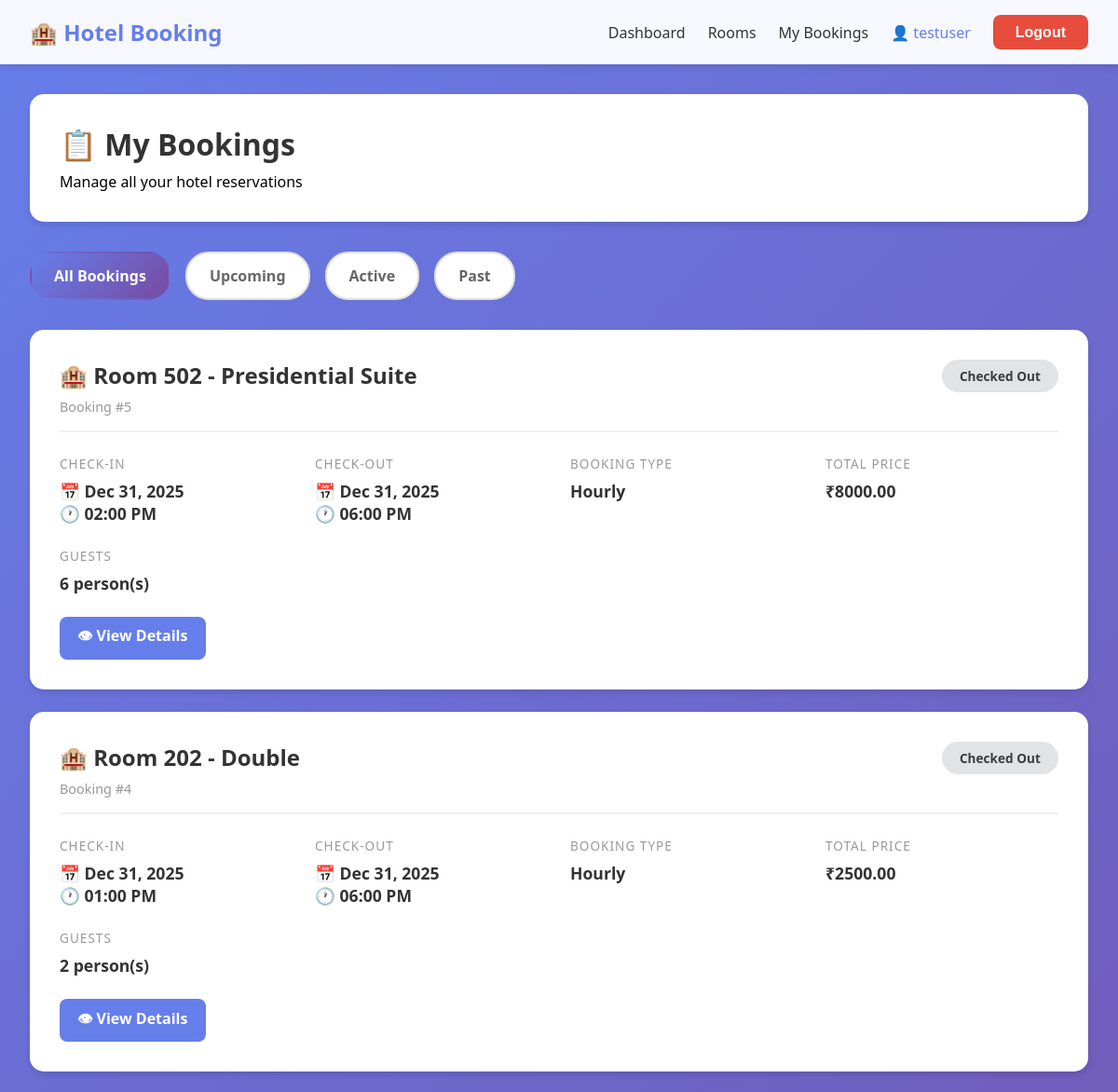
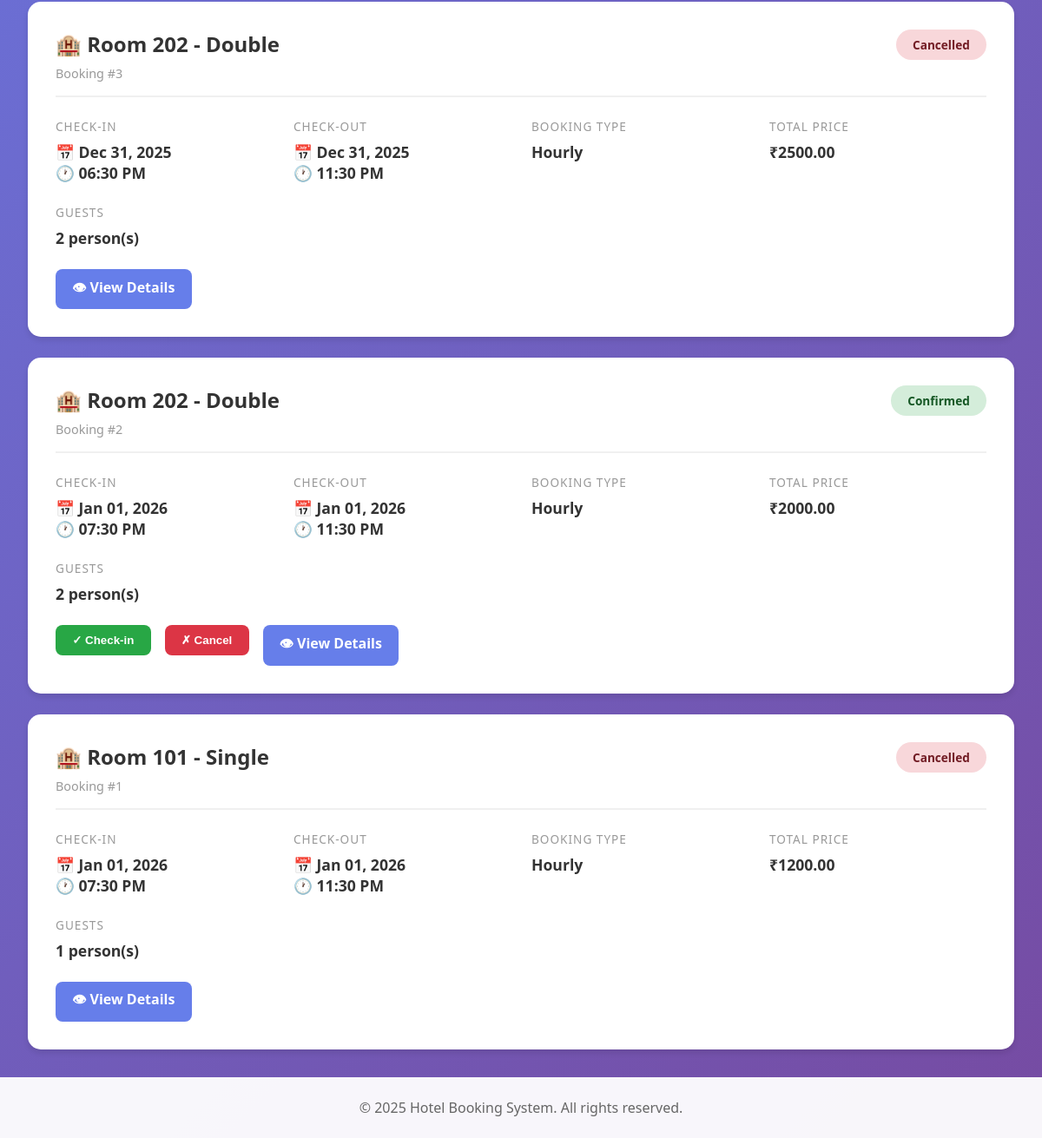
Page /my-bookings/ (signed in) on the committed database (2 pictures, top to bottom).
### bookings/models.py (models this page shows, shortened)
class Booking(models.Model):
    BOOKING_TYPES = [
        ('hourly', 'Hourly'),
        ('daily', 'Daily'),
    ]
    STATUS_CHOICES = [
        ('pending', 'Pending'),
        ('confirmed', 'Confirmed'),
        ('checked_in', 'Checked In'),
        ('checked_out', 'Checked Out'),
        ('cancelled', 'Cancelled'),
        ('expired', 'Expired'),
    ]
    user = models.ForeignKey(
        User,
        on_delete=models.CASCADE,
        related_name='bookings',
        db_index=True
    )
    room = models.ForeignKey(
        Room,
        on_delete=models.PROTECT,
        related_name='bookings',
        db_index=True
    )
    booking_type = models.CharField(
        max_length=10,
        choices=BOOKING_TYPES,
        db_index=True
    )
    start_time = models.DateTimeField(db_index=True)
    end_time = models.DateTimeField(db_index=True)
    guest_name = models.CharField(max_length=100)
    guest_email = models.EmailField()
    guest_phone = models.CharField(max_length=20)
    number_of_guests = models.PositiveIntegerField(
        validators=[MinValueValidator(1)]
    )
    status = models.CharField(
        max_length=20,
        choices=STATUS_CHOICES,
        default='pending',
        db_index=True
    )
    total_price = models.DecimalField(
        max_digits=10,
        decimal_places=2,
        validators=[MinValueValidator(Decimal('0.01'))]
    )
    actual_checkin_time = models.DateTimeField(null=True, blank=True)
    actual_checkout_time = models.DateTimeField(null=True, blank=True)
    cancelled_at = models.DateTimeField(null=True, blank=True)
    cancellation_reason = models.TextField(blank=True, null=True)
    special_requests = models.TextField(blank=True, null=True)
    notes = models.TextField(blank=True, null=True)
    created_at = models.DateTimeField(auto_now_add=True)
    updated_at = models.DateTimeField(auto_now=True)
    class Meta:
        ordering = ['-created_at']
        indexes = [
            models.Index(fields=['user', 'status']),
            models.Index(fields=['room', 'start_time', 'end_time']),
            models.Index(fields=['status', 'start_time']),
            models.Index(fields=['-created_at']),
        ]
        constraints = [
            models.CheckConstraint(
                condition=models.Q(end_time__gt=models.F('start_time')),
                name='end_time_after_start_time'
            ),
        ]

### rooms/models.py (models this page shows, shortened)
class Room(models.Model):
    ROOM_TYPES = [
        ('single', 'Single'),
        ('double', 'Double'),
        ('suite', 'Suite'),
        ('deluxe', 'Deluxe'),
        ('presidential', 'Presidential Suite'),
    ]
    STATUS_CHOICES = [
        ('available', 'Available'),
        ('maintenance', 'Under Maintenance'),
        ('inactive', 'Inactive'),
    ]
    room_number = models.CharField(
        max_length=10,
        unique=True,
        db_index=True,
        help_text="Unique room identifier"
    )
    room_type = models.CharField(
        max_length=20,
        choices=ROOM_TYPES,
        db_index=True
    )
    capacity = models.PositiveIntegerField(
        validators=[MinValueValidator(1)],
        help_text="Maximum number of guests"
    )
    hourly_rate = models.DecimalField(
        max_digits=10,
        decimal_places=2,
        validators=[MinValueValidator(Decimal('0.01'))],
        help_text="Rate per hour"
    )
    daily_rate = models.DecimalField(
        max_digits=10,
        decimal_places=2,
        validators=[MinValueValidator(Decimal('0.01'))],
        help_text="Rate per day (24 hours)"
    )
    floor = models.PositiveIntegerField(
        null=True,
        blank=True,
        help_text="Floor number"
    )
    amenities = models.JSONField(
        default=list,
        blank=True,
        help_text="List of amenities (WiFi, TV, AC, etc.)"
    )
    description = models.TextField(blank=True, null=True)
    status = models.CharField(
        max_length=20,
        choices=STATUS_CHOICES,
        default='available',
        db_index=True
    )
    image_url = models.URLField(blank=True, null=True)
    created_at = models.DateTimeField(auto_now_add=True)
    updated_at = models.DateTimeField(auto_now=True)
    class Meta:
        ordering = ['room_number']
        indexes = [
            models.Index(fields=['room_type', 'status']),
            models.Index(fields=['status', 'room_number']),
        ]

### bookings/frontend_views.py (the view)
# urls.py: path('my-bookings/', frontend_views.my_bookings_view, name='my_bookings'),
@login_required
def my_bookings_view(request):
    bookings = Booking.objects.filter(user=request.user).select_related('room')
    filter_type = request.GET.get('filter', 'all')
    now = timezone.now()
    if filter_type == 'upcoming':
        bookings = bookings.filter(
            status__in=['pending', 'confirmed'],
            start_time__gt=now
        )
    elif filter_type == 'active':
        bookings = bookings.filter(
            status__in=['confirmed', 'checked_in'],
            start_time__lte=now,
            end_time__gte=now
        )
    elif filter_type == 'past':
        bookings = bookings.filter(
            Q(status__in=['checked_out', 'cancelled', 'expired']) |
            Q(end_time__lt=now)
        )
    bookings = bookings.order_by('-created_at')
    context = {
        'bookings': bookings,
        'filter': filter_type
    }
    return render(request, 'my_bookings.html', context)

### templates/my_bookings.html (shortened to what this page needs)
{% extends 'base.html' %}
{% block content %}
<div class="page-header">
    <h1>📋 My Bookings</h1>
    <p>Manage all your hotel reservations</p>
</div>
<div class="filter-tabs">
    <a href="?filter=all" class="filter-tab {% if not filter or filter == 'all' %}active{% endif %}">
        All Bookings
    </a>
    <a href="?filter=upcoming" class="filter-tab {% if filter == 'upcoming' %}active{% endif %}">
        Upcoming
    </a>
    <a href="?filter=active" class="filter-tab {% if filter == 'active' %}active{% endif %}">
        Active
    </a>
    <a href="?filter=past" class="filter-tab {% if filter == 'past' %}active{% endif %}">
        Past
    </a>
</div>
{% if bookings %}
<div class="bookings-list">
    {% for booking in bookings %}
    <div class="booking-card">
        <div class="booking-header">
            <div>
                <div class="booking-title">
                    🏨 Room {{ booking.room.room_number }} - {{ booking.room.get_room_type_display }}
                </div>
                <div class="booking-id">Booking #{{ booking.id }}</div>
            </div>
            <span class="booking-status status-{{ booking.status }}">
                {{ booking.get_status_display }}
            </span>
        </div>
        <div class="booking-details">
            <div class="detail-group">
                <span class="detail-label">Check-in</span>
                <span class="detail-value">
                    📅 {{ booking.start_time|date:"M d, Y" }}<br>
                    🕐 {{ booking.start_time|time:"h:i A" }}
                </span>
            </div>
            <div class="detail-group">
                <span class="detail-label">Check-out</span>
                <span class="detail-value">
                    📅 {{ booking.end_time|date:"M d, Y" }}<br>
                    🕐 {{ booking.end_time|time:"h:i A" }}
                </span>
            </div>
            <div class="detail-group">
                <span class="detail-label">Booking Type</span>
                <span class="detail-value">{{ booking.get_booking_type_display }}</span>
            </div>
            <div class="detail-group">
                <span class="detail-label">Total Price</span>
                <span class="detail-value">₹{{ booking.total_price }}</span>
            </div>
            <div class="detail-group">
                <span class="detail-label">Guests</span>
                <span class="detail-value">{{ booking.number_of_guests }} person(s)</span>
            </div>
        </div>
        <div class="booking-actions">
            {% if booking.status == 'confirmed' %}
                <form method="POST" action="{% url 'checkin_booking' booking.id %}" style="display: inline;">
                    <button type="submit" class="btn-action btn-checkin">✓ Check-in</button>
                </form>
            {% endif %}
            {% if booking.status in 'pending,confirmed' %}
                <form method="POST" action="{% url 'cancel_booking' booking.id %}" style="display: inline;">
                    <button type="submit" class="btn-action btn-cancel"
                            onclick="return confirm('Are you sure you want to cancel this booking?')">
                        ✗ Cancel
                    </button>
                </form>
            {% endif %}
            <a href="{% url 'booking_detail' booking.id %}" class="btn-action btn-view">
                👁 View Details
            </a>
        </div>
    </div>
    {% endfor %}
</div>
{% endif %}
{% endblock %}

### templates/base.html (shortened to what this page needs)
<!DOCTYPE html>
<html lang="en">
<head>
</head>
<body>
    <nav class="navbar">
        <a href="{% url 'home' %}" class="navbar-brand">🏨 Hotel Booking</a>
        <div class="navbar-menu">
            {% if user.is_authenticated %}
                <a href="{% url 'dashboard' %}">Dashboard</a>
                <a href="{% url 'rooms' %}">Rooms</a>
                <a href="{% url 'my_bookings' %}">My Bookings</a>
                <span style="color: #667eea;">👤 {{ user.username }}</span>
                <form method="POST" action="{% url 'logout' %}" style="display: inline;">
                    <button type="submit" class="btn btn-danger">Logout</button>
                </form>
            {% else %}
                <a href="{% url 'login' %}" class="btn btn-secondary">Login</a>
                <a href="{% url 'register' %}" class="btn btn-primary">Register</a>
            {% endif %}
        </div>
    </nav>
    <div class="container">
        {% block content %}{% endblock %}
    </div>
    <footer>
        <p>&copy; 2025 Hotel Booking System. All rights reserved.</p>
    </footer>
</body>
</html>

### templates/base.html (style rules this page uses)
* { margin: 0; padding: 0; box-sizing: border-box; }
body { font-family: 'Segoe UI', Tahoma, Geneva, Verdana, sans-serif; background: linear-gradient(135deg, #667eea 0%, #764ba2 100%); min-height: 100vh; display: flex; flex-direction: column; }
.navbar { background: rgba(255, 255, 255, 0.95); padding: 1rem 2rem; box-shadow: 0 2px 10px rgba(0,0,0,0.1); display: flex; justify-content: space-between; align-items: center; }
.navbar-brand { font-size: 1.5rem; font-weight: bold; color: #667eea; text-decoration: none; }
.navbar-menu { display: flex; gap: 1.5rem; align-items: center; }
.navbar-menu a { color: #333; text-decoration: none; font-weight: 500; transition: color 0.3s; }
.btn { padding: 0.6rem 1.5rem; border: none; border-radius: 8px; cursor: pointer; font-size: 1rem; font-weight: 600; transition: all 0.3s; text-decoration: none; display: inline-block; }
.btn-danger { background: #e74c3c; color: white; }
.container { flex: 1; max-width: 1200px; margin: 0 auto; padding: 2rem; width: 100%; }
footer { background: rgba(255, 255, 255, 0.95); padding: 1.5rem; text-align: center; color: #666; margin-top: auto; }

### templates/my_bookings.html (style rules this page uses)
.page-header { background: white; padding: 2rem; border-radius: 15px; margin-bottom: 2rem; box-shadow: 0 4px 6px rgba(0,0,0,0.1); }
.page-header h1 { color: #333; margin-bottom: 0.5rem; }
.filter-tabs { display: flex; gap: 1rem; margin-bottom: 2rem; flex-wrap: wrap; }
.filter-tab { padding: 0.8rem 1.5rem; background: white; border: 2px solid #e0e0e0; border-radius: 25px; cursor: pointer; transition: all 0.3s; text-decoration: none; color: #666; font-weight: 600; }
.filter-tab.active { background: linear-gradient(135deg, #667eea 0%, #764ba2 100%); color: white; border-color: transparent; }
.bookings-list { display: flex; flex-direction: column; gap: 1.5rem; }
.booking-card { background: white; border-radius: 15px; padding: 2rem; box-shadow: 0 4px 6px rgba(0,0,0,0.1); transition: all 0.3s; }
.booking-header { display: flex; justify-content: space-between; align-items: start; margin-bottom: 1.5rem; padding-bottom: 1rem; border-bottom: 2px solid #f0f0f0; }
.booking-title { font-size: 1.5rem; font-weight: bold; color: #333; margin-bottom: 0.5rem; }
.booking-id { color: #999; font-size: 0.9rem; }
.booking-status { padding: 0.5rem 1.2rem; border-radius: 20px; font-size: 0.85rem; font-weight: 600; }
.status-confirmed { background: #d4edda; color: #155724; }
.status-checked_out { background: #e2e3e5; color: #383d41; }
.status-cancelled { background: #f8d7da; color: #721c24; }
.booking-details { display: grid; grid-template-columns: repeat(auto-fit, minmax(200px, 1fr)); gap: 1.5rem; margin-bottom: 1.5rem; }
.detail-group { display: flex; flex-direction: column; gap: 0.5rem; }
.detail-label { color: #999; font-size: 0.85rem; text-transform: uppercase; letter-spacing: 1px; }
.detail-value { color: #333; font-size: 1.1rem; font-weight: 600; }
.booking-actions { display: flex; gap: 1rem; flex-wrap: wrap; }
.btn-action { padding: 0.6rem 1.2rem; border: none; border-radius: 8px; font-weight: 600; cursor: pointer; transition: all 0.3s; text-decoration: none; display: inline-block; }
.btn-checkin { background: #28a745; color: white; }
.btn-cancel { background: #dc3545; color: white; }
.btn-view { background: #667eea; color: white; }

### rows in the picture
Booking: room.room_number "502", room.room_type "Presidential Suite", id "5", status "Checked Out", start_time "Dec 31, 2025", start_time "02:00 PM", end_time "Dec 31, 2025", end_time "06:00 PM", booking_type "Hourly", total_price "8000.00", number_of_guests "6"
Booking: room.room_number "202", room.room_type "Double", id "4", status "Checked Out", start_time "Dec 31, 2025", start_time "01:00 PM", end_time "Dec 31, 2025", end_time "06:00 PM", booking_type "Hourly", total_price "2500.00", number_of_guests "2"
Booking: room.room_number "202", room.room_type "Double", id "3", status "Cancelled", start_time "Dec 31, 2025", start_time "06:30 PM", end_time "Dec 31, 2025", end_time "11:30 PM", booking_type "Hourly", total_price "2500.00", number_of_guests "2"
Booking: room.room_number "202", room.room_type "Double", id "2", status "Confirmed", start_time "Jan 01, 2026", start_time "07:30 PM", end_time "Jan 01, 2026", end_time "11:30 PM", booking_type "Hourly", total_price "2000.00", number_of_guests "2", shows "✓ Check-in", shows "✗ Cancel"
Booking: room.room_number "101", room.room_type "Single", id "1", status "Cancelled", start_time "Jan 01, 2026", start_time "07:30 PM", end_time "Jan 01, 2026", end_time "11:30 PM", booking_type "Hourly", total_price "1200.00", number_of_guests "1"

### other values in the picture
{{ user.username }} "testuser"
